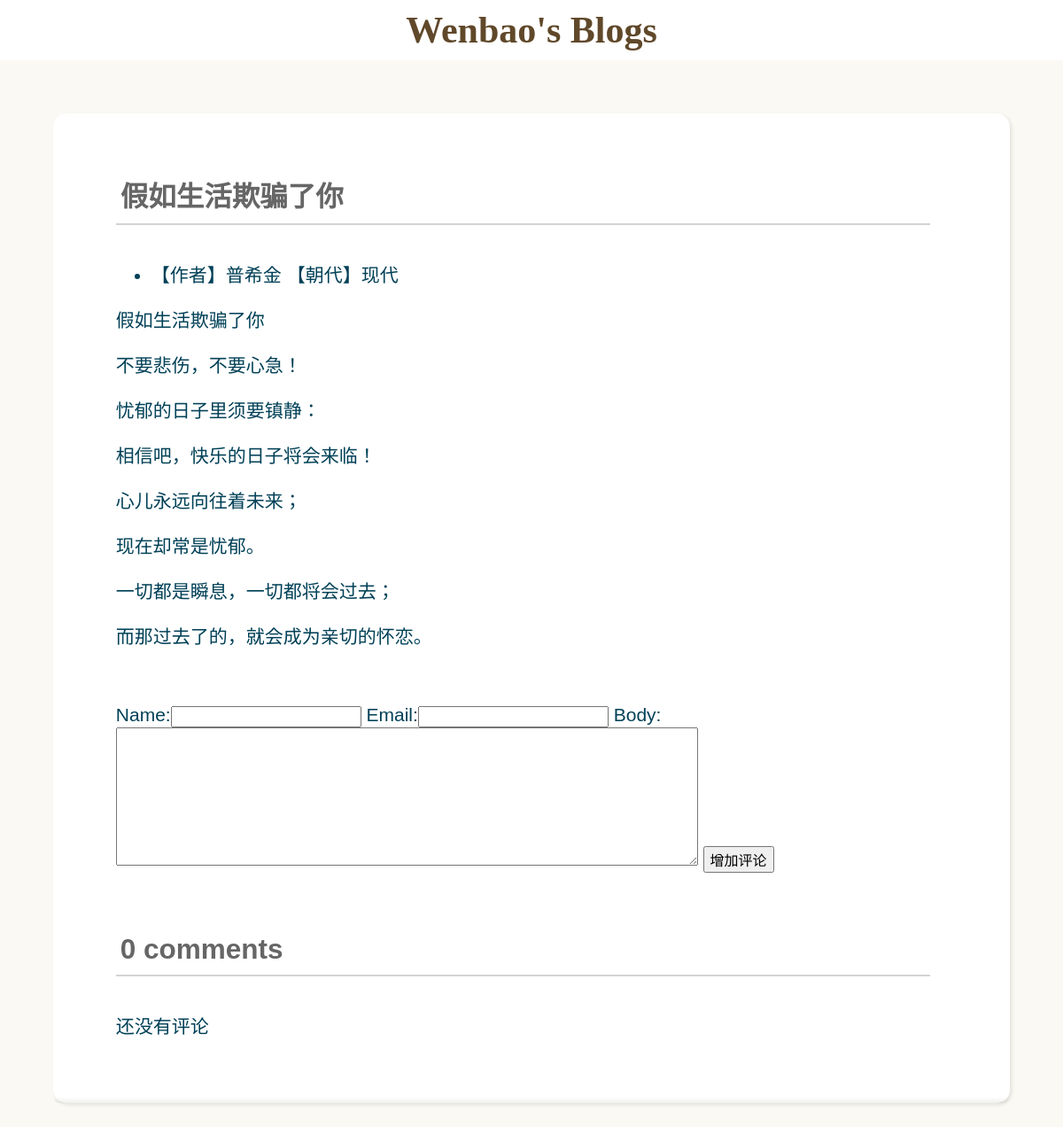
Page /myblog/假如生活欺骗了你/ on the earlier database version.
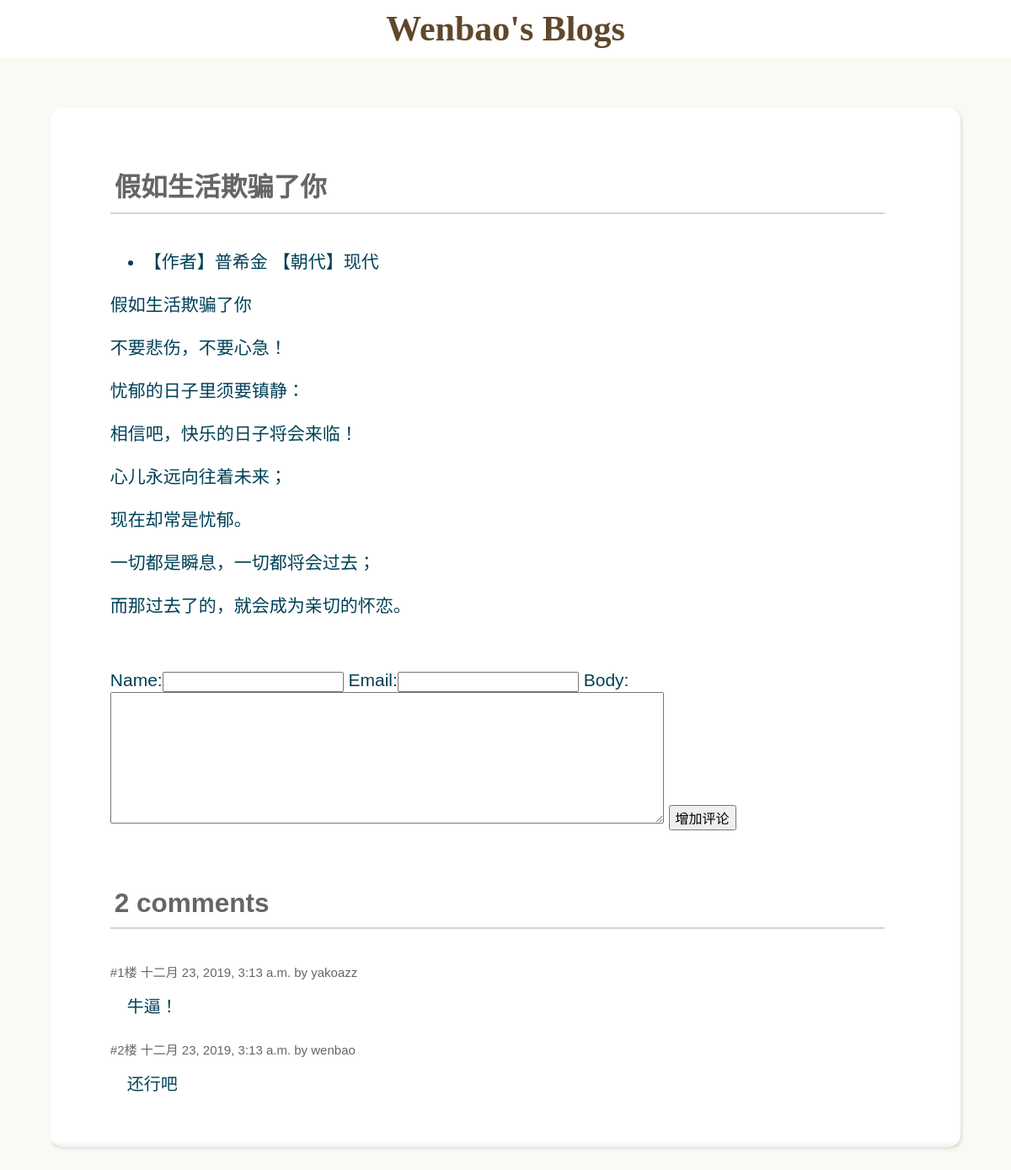
Same page on the later database version.
### blog/models.py (models this page shows, shortened)
class Post(models.Model):
    title = models.CharField(max_length=100)
    content = MDTextField()
    created_at = models.DateTimeField(default = timezone.now)
    modified_at = models.DateTimeField(auto_now_add = True)
    status = models.CharField(max_length=1, choices=STATUS_CHOICES, default='p')

class Comment(models.Model):
    post=models.ForeignKey(Post,related_name='comments', on_delete=models.CASCADE)
    name=models.CharField(max_length=80)
    email=models.EmailField()
    body=models.TextField()
    created=models.DateTimeField(auto_now_add=True)
    updated=models.DateTimeField(auto_now=True)
    active=models.BooleanField(default=True)
    class Meta:
        ordering = ('created',)

### blog/forms.py
class CommentsForm(forms.ModelForm):
    class Meta:
        model=Comment
        fields=('name','email','body')

### blog/views.py (called while the page is built, shortened)
def post_detail(request, title):
    post = Post.objects.get(title=title)
    post.content = markdown.markdown(
        post.content.replace("\r\n",' \n'),
        extensions=[
            'markdown.extensions.extra',
            'markdown.extensions.codehilite',#语法高亮拓展
            'markdown.extensions.toc'#自动生成目录
        ])#修改blog.content内容为html
    try:
        comment_list = post.comments.filter()
    except Exception as err:
        comment_list = None
    comment_form = CommentsForm()
    return render(
        request,
        'post.html',{
            'post':post,
            'comment_list': comment_list,
            'comment_form': comment_form
        })

### templates/post.html (shortened to what this page needs)
{% load i18n static %}<!doctype html>
<html lang="en">
<head>
    <link href="{% static 'blog/css/style.css' %}" rel="stylesheet" type="text/css">
    <link href="{% static 'blog/css/code.css' %}" rel="stylesheet" type="text/css">
</head>
<body>
    <div class="header" onclick=window.location.href="/myblog/">
        <h1 class="site-title text-center"><a href="/myblog/">Wenbao's Blogs</a></h1>
    </div>
    <div class="container post post-detail">
        <div class="post-content">{{ post.content | safe}}</div>
        <hr class="fancy-line">
        <form class="post-content" autocomplete="off" action="{% url 'post_detail' title=post.title %}" method="post">
            {{ comment_form.as_table }}
            <input type="submit" value="增加评论">
        </form>
        <div class="post-content">
            <hr class="fancy-line">
            {% with comment_list.count as total_comments %}
                <h2>{{ total_comments }} comment{{ total_comments|pluralize }}</h2>
                {% for comment in comment_list %}
                    <div class="comment">
                        <p class="info">
                            #{{ forloop.counter }}楼 {{ comment.created }} by {{ comment.name }}
                        </p>
                        <p class="say">{{ comment.body }}</p>
                    </div>
                    <hr class="fancy-line">
                {% empty %}
                    <p>还没有评论</p>
                    <hr class="fancy-line">
                {% endfor %}
            {% endwith %}
        </div>
    </div>
</body>
</html>

### static/blog/css/style.css (style rules this page uses)
*, *:before, *:after { -webkit-box-sizing: border-box; -moz-box-sizing: border-box; box-sizing: border-box; }
html, body { margin: 0; padding: 0; }
body { background-color: #fbf9f4; color: #004057; font-family:"lucida grande", "lucida sans unicode", lucida, helvetica, "Hiragino Sans GB", "Microsoft YaHei", "WenQuanYi Micro Hei", sans-serif; font-size: 21px; }
.header { background-color: #fff; margin-bottom: 40px; padding: 10px 0; position: relative; }
.header:before { display: block; content: ''; position: absolute; bottom: -10px; height: 10px; width: 100%; }
hr.fancy-line { border: 0; height: 1px; position: relative; margin: 0.5em 0; }
hr.fancy-line:before { content:''; height: 10px; background-color: #fff; }
hr.fancy-line:after { top: 0em; height: 5px; border-bottom: 1px solid #fff; background-color: #fff; }
hr.fancy-line:after, hr.fancy-line:before { content: ''; position: absolute; width: 100%; }
hr.fancy-line, hr.fancy-line:before { background: -moz-radial-gradient(center, ellipse cover, rgba(0,0,0,0.1) 0%, rgba(0,0,0,0) 75%); background: -webkit-gradient(radial, center center, 0px, center center, 75%, color-stop(0%,rgba(0,0,0,0.1)), color-stop(75%,rgba(0,0,0,0))); background: -webkit-radial-gradient(center, ellipse cover, rgba(0,0,0,0.1) 0%,rgba(0,0,0,0) 75%); background: -o-radial-gradient(center, ellipse cover, rgba(0,0,0,0.1) 0%,rgba(0,0,0,0) 75%); background: -ms-radial-gradient(center, ellipse cover, rgba(0,0,0,0.1) 0%,rgba(0,0,0,0) 75%); background: radial-gradient(ellipse at center, rgba(0,0,0,0.1) 0%,rgba(0,0,0,0) 75%); }
h1 { font-family: "Palatino Linotype", "Book Antiqua", Palatino, Helvetica, STKaiti, SimSun, serif; }
h2 { font-family: "Palatino Linotype", "Book Antiqua", Palatino, Helvetica, STKaiti, SimSun, serif; margin-bottom: 60px; margin-bottom: 40px; padding: 5px; border-bottom: 2px LightGrey solid; width: 98%; line-height: 150%; color: #666666; }
.container { margin: 0 10%; }
.site-title { text-align: center; font-family: 'Lemon', cursive; margin: 0; }
.site-title a { color: rgba(255,255,255, 0.8); color: #60482a; text-shadow: -1px -1px #fff; text-decoration: none; }
.post { background-color: #fff; border-radius: 15px; margin: 12px 0; box-shadow: 2px 2px 4px rgba(0, 0, 0, 0.1); position: relative; }
.post:after { width: 100%; height: 7px; content: ""; position: absolute; left: 0; bottom: 0; background: linear-gradient(rgba(105, 106, 97,0), rgba(105, 106, 97,.1)); border-radius: 0 0 15px 15px; }
.post-content { padding: 1% 4%; height: 150px; overflow: hidden; position: relative; background-color: #fff; }
.post.post-detail { margin: 5%; padding: 30px; font-size: 100%; }
.post-detail .post-content { height: auto; }
#id_body { width: 70%; height: 100%; }
input { font-size: 16px; }
.comment { display: block; }
.comment .info { font-size: 15px; color: #666666; }
.comment .say { margin: 0 20px; font-size: 20px; max-width: 100%; max-height: 200px; overflow-y: auto; }

Differences in the rows shown:
added Comment: created "十二月 23, 2019, 3:13 a.m.", name "yakoazz", body "牛逼！"
added Comment: created "十二月 23, 2019, 3:13 a.m.", name "wenbao", body "还行吧"
Other differences:
{{ total_comments }}: "0" → "2"
text no longer shown: "还没有评论"
